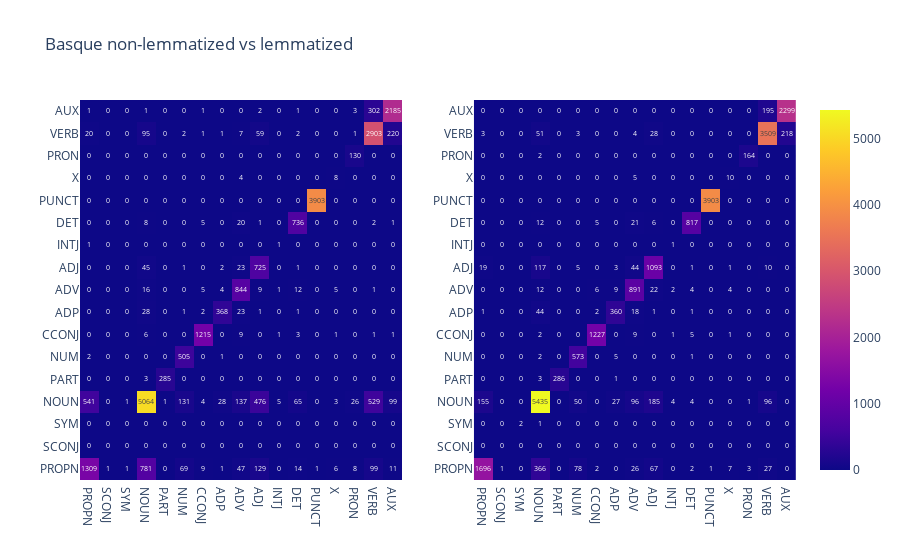
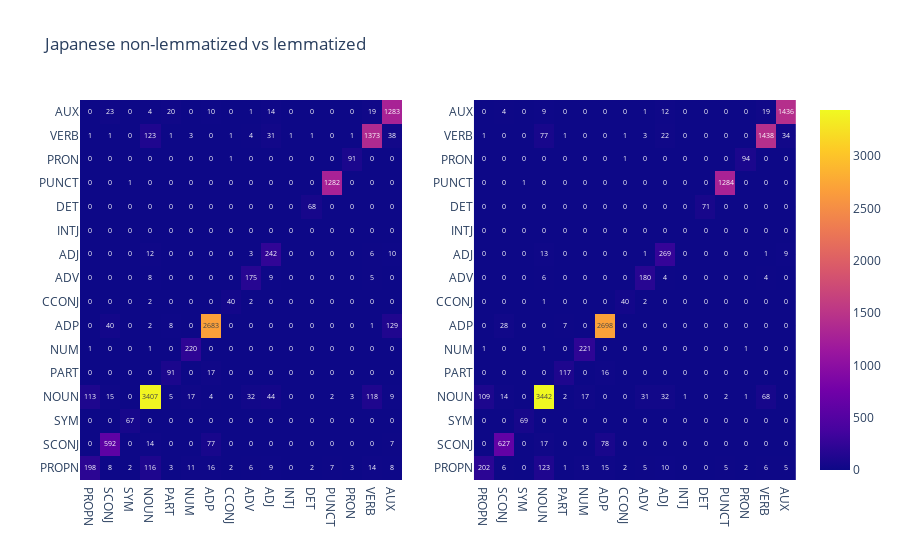
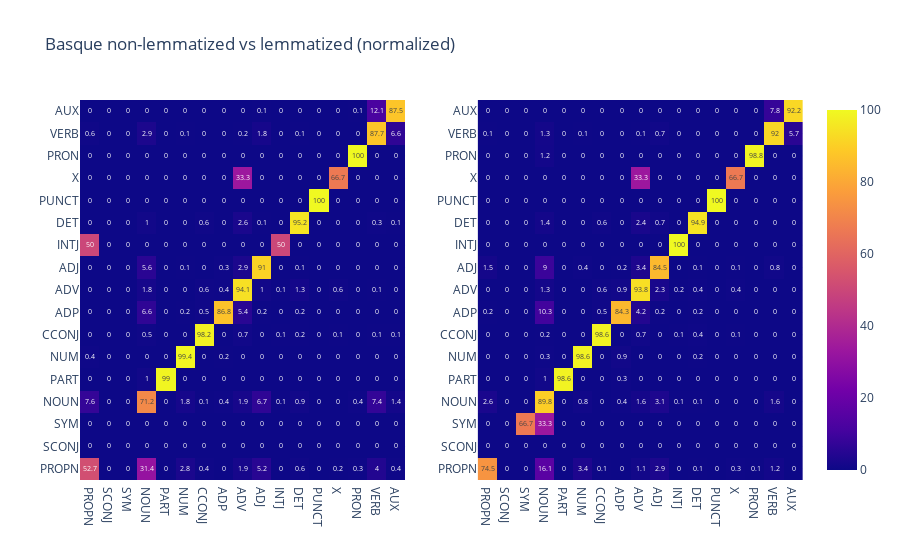
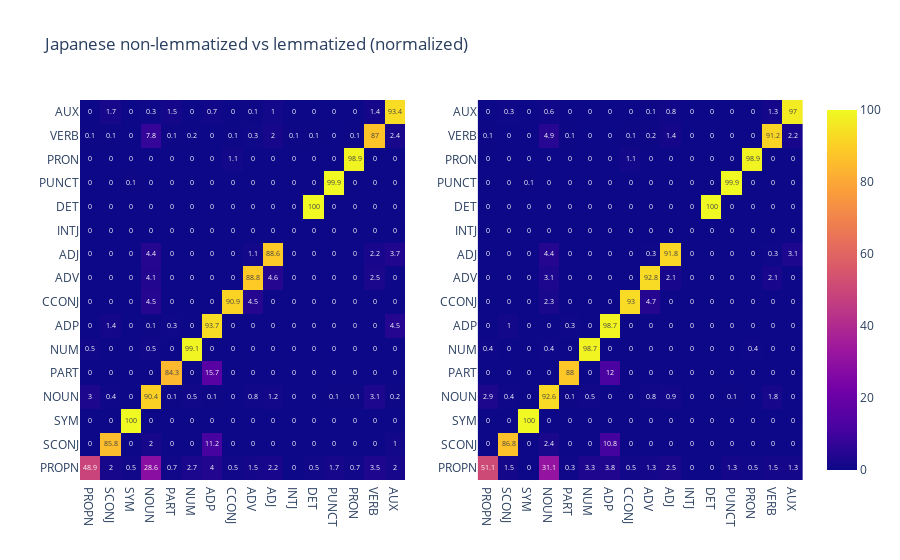

Source (notebook cell) for these figures, in order:
### Markdown cell above
#### Confusion matrix

### Code cell
def get_confusion_matrix_plots(dataset, predictions, dataset_name, lemmatized):
    _pos_tags = set([tag for sentence in dataset.test.data for _, tag in sentence])
    _confusion_matrix = pd.DataFrame(
        data=0,
        index=list(_pos_tags),
        columns=list(_pos_tags),
    )
    _gold_tags = [tag for sentence in dataset.test.data for _, tag in sentence]
    _pred_tags = [tag for sentence in predictions[0] for _, tag in sentence]
    for _gold, _pred in zip(_gold_tags, _pred_tags):
        _confusion_matrix[_gold][_pred] += 1
    # Normalize
    _confusion_matrix_norm = _confusion_matrix.div(_confusion_matrix.sum(axis=1), axis=0).fillna(0).mul(100).round(1)

    # Generate the confusion matrix plots
    confusion_matrix_heatmap = px.imshow(
        img=_confusion_matrix,
        text_auto=True,
        aspect="auto",
        labels={
            'x': "Predicted tag",
            'y': "Gold tag",
            'color': "Freq"
        },
        title=f"Confusion matrix for {dataset_name} {'lemmatized' if lemmatized else 'non-lemmatized'} dataset"
    )
    confusion_matrix_heatmap.update_xaxes(tickangle=45)

    confusion_matrix_heatmap_norm = px.imshow(
        img=_confusion_matrix_norm,
        text_auto=True,
        aspect="auto",
        labels={
            'x': "Predicted tag",
            'y': "Gold tag",
            'color': "Freq"
        },
        title=f"Confusion matrix for {dataset_name} {'lemmatized' if lemmatized else 'non-lemmatized'} dataset (normalized)"
    )
    confusion_matrix_heatmap_norm.update_xaxes(tickangle=45)

    return confusion_matrix_heatmap, confusion_matrix_heatmap_norm


# Generate the confusion matrix plots
# Basque
basque_confusion_matrix_heatmap, basque_confusion_matrix_norm = get_confusion_matrix_plots(basque_dataset, basque_predictions, 'Basque', False)
basque_lemmatized_confusion_matrix_heatmap, basque_lemmatized_confusion_matrix_norm = get_confusion_matrix_plots(basque_lemmatized_dataset, basque_lemmatized_predictions, 'Basque', True)
# Japanese
japanese_confusion_matrix_heatmap, japanese_confusion_matrix_norm = get_confusion_matrix_plots(japanese_dataset, japanese_predictions, 'Japanese', False)
japanese_lemmatized_confusion_matrix_heatmap, japanese_lemmatized_confusion_matrix_norm = get_confusion_matrix_plots(japanese_lemmatized_dataset, japanese_lemmatized_predictions, 'Japanese', True)

# Print confusion matrix in grid subplots
fig = make_subplots(1, 2, horizontal_spacing=0.1)
fig.add_trace(basque_confusion_matrix_heatmap.data[0], row=1, col=1)
fig.add_trace(basque_lemmatized_confusion_matrix_heatmap.data[0], row=1, col=2)
fig.update_layout(title_text="Basque non-lemmatized vs lemmatized")
fig.show()

fig = make_subplots(1, 2, horizontal_spacing=0.1)
fig.add_trace(japanese_confusion_matrix_heatmap.data[0], row=1, col=1)
fig.add_trace(japanese_lemmatized_confusion_matrix_heatmap.data[0], row=1, col=2)
fig.update_layout(title_text="Japanese non-lemmatized vs lemmatized")
fig.show()

# Print normalized confusion matrix in grid subplots
fig = make_subplots(1, 2, horizontal_spacing=0.1)
fig.add_trace(basque_confusion_matrix_norm.data[0], row=1, col=1)
fig.add_trace(basque_lemmatized_confusion_matrix_norm.data[0], row=1, col=2)
fig.update_layout(title_text="Basque non-lemmatized vs lemmatized (normalized)")
fig.show()

fig = make_subplots(1, 2, horizontal_spacing=0.1)
fig.add_trace(japanese_confusion_matrix_norm.data[0], row=1, col=1)
fig.add_trace(japanese_lemmatized_confusion_matrix_norm.data[0], row=1, col=2)
fig.update_layout(title_text="Japanese non-lemmatized vs lemmatized (normalized)")
fig.show()

### Figure 1 — Plotly figure (JSON) as saved in the notebook; plotly's stock layout.template omitted (floating-point values rounded to 4 significant figures; data arrays with more than 128 entries replaced by an {"elided": "..."} marker saying what was removed)
{"data": [{"coloraxis": "coloraxis", "hovertemplate": "Predicted tag: %{x}<br>Gold tag: %{y}<br>Freq: %{z}<extra></extra>", "name": "0", "texttemplate": "%{z}", "x": ["PROPN", "SCONJ", "SYM", "NOUN", "PART", "NUM", "CCONJ", "ADP", "ADV", "ADJ", "INTJ", "DET", "PUNCT", "X", "PRON", "VERB", "AUX"], "xaxis": "x", "y": ["PROPN", "SCONJ", "SYM", "NOUN", "PART", "NUM", "CCONJ", "ADP", "ADV", "ADJ", "INTJ", "DET", "PUNCT", "X", "PRON", "VERB", "AUX"], "yaxis": "y", "z": {"elided": "17x17 int values"}, "type": "heatmap"}, {"coloraxis": "coloraxis", "hovertemplate": "Predicted tag: %{x}<br>Gold tag: %{y}<br>Freq: %{z}<extra></extra>", "name": "0", "texttemplate": "%{z}", "x": ["PROPN", "SCONJ", "SYM", "NOUN", "PART", "NUM", "CCONJ", "ADP", "ADV", "ADJ", "INTJ", "DET", "PUNCT", "X", "PRON", "VERB", "AUX"], "xaxis": "x2", "y": ["PROPN", "SCONJ", "SYM", "NOUN", "PART", "NUM", "CCONJ", "ADP", "ADV", "ADJ", "INTJ", "DET", "PUNCT", "X", "PRON", "VERB", "AUX"], "yaxis": "y2", "z": {"elided": "17x17 int values"}, "type": "heatmap"}], "layout": {"xaxis": {"anchor": "y", "domain": [0.0, 0.45]}, "yaxis": {"anchor": "x", "domain": [0.0, 1.0]}, "xaxis2": {"anchor": "y2", "domain": [0.55, 1.0]}, "yaxis2": {"anchor": "x2", "domain": [0.0, 1.0]}, "title": {"text": "Basque non-lemmatized vs lemmatized"}}}

### Figure 2 — Plotly figure (JSON) as saved in the notebook; plotly's stock layout.template omitted (floating-point values rounded to 4 significant figures; data arrays with more than 128 entries replaced by an {"elided": "..."} marker saying what was removed)
{"data": [{"coloraxis": "coloraxis", "hovertemplate": "Predicted tag: %{x}<br>Gold tag: %{y}<br>Freq: %{z}<extra></extra>", "name": "0", "texttemplate": "%{z}", "x": ["PROPN", "SCONJ", "SYM", "NOUN", "PART", "NUM", "ADP", "CCONJ", "ADV", "ADJ", "INTJ", "DET", "PUNCT", "PRON", "VERB", "AUX"], "xaxis": "x", "y": ["PROPN", "SCONJ", "SYM", "NOUN", "PART", "NUM", "ADP", "CCONJ", "ADV", "ADJ", "INTJ", "DET", "PUNCT", "PRON", "VERB", "AUX"], "yaxis": "y", "z": {"elided": "16x16 int values"}, "type": "heatmap"}, {"coloraxis": "coloraxis", "hovertemplate": "Predicted tag: %{x}<br>Gold tag: %{y}<br>Freq: %{z}<extra></extra>", "name": "0", "texttemplate": "%{z}", "x": ["PROPN", "SCONJ", "SYM", "NOUN", "PART", "NUM", "ADP", "CCONJ", "ADV", "ADJ", "INTJ", "DET", "PUNCT", "PRON", "VERB", "AUX"], "xaxis": "x2", "y": ["PROPN", "SCONJ", "SYM", "NOUN", "PART", "NUM", "ADP", "CCONJ", "ADV", "ADJ", "INTJ", "DET", "PUNCT", "PRON", "VERB", "AUX"], "yaxis": "y2", "z": {"elided": "16x16 int values"}, "type": "heatmap"}], "layout": {"xaxis": {"anchor": "y", "domain": [0.0, 0.45]}, "yaxis": {"anchor": "x", "domain": [0.0, 1.0]}, "xaxis2": {"anchor": "y2", "domain": [0.55, 1.0]}, "yaxis2": {"anchor": "x2", "domain": [0.0, 1.0]}, "title": {"text": "Japanese non-lemmatized vs lemmatized"}}}

### Figure 3 — Plotly figure (JSON) as saved in the notebook; plotly's stock layout.template omitted (floating-point values rounded to 4 significant figures; data arrays with more than 128 entries replaced by an {"elided": "..."} marker saying what was removed)
{"data": [{"coloraxis": "coloraxis", "hovertemplate": "Predicted tag: %{x}<br>Gold tag: %{y}<br>Freq: %{z}<extra></extra>", "name": "0", "texttemplate": "%{z}", "x": ["PROPN", "SCONJ", "SYM", "NOUN", "PART", "NUM", "CCONJ", "ADP", "ADV", "ADJ", "INTJ", "DET", "PUNCT", "X", "PRON", "VERB", "AUX"], "xaxis": "x", "y": ["PROPN", "SCONJ", "SYM", "NOUN", "PART", "NUM", "CCONJ", "ADP", "ADV", "ADJ", "INTJ", "DET", "PUNCT", "X", "PRON", "VERB", "AUX"], "yaxis": "y", "z": {"elided": "17x17 float values"}, "type": "heatmap"}, {"coloraxis": "coloraxis", "hovertemplate": "Predicted tag: %{x}<br>Gold tag: %{y}<br>Freq: %{z}<extra></extra>", "name": "0", "texttemplate": "%{z}", "x": ["PROPN", "SCONJ", "SYM", "NOUN", "PART", "NUM", "CCONJ", "ADP", "ADV", "ADJ", "INTJ", "DET", "PUNCT", "X", "PRON", "VERB", "AUX"], "xaxis": "x2", "y": ["PROPN", "SCONJ", "SYM", "NOUN", "PART", "NUM", "CCONJ", "ADP", "ADV", "ADJ", "INTJ", "DET", "PUNCT", "X", "PRON", "VERB", "AUX"], "yaxis": "y2", "z": {"elided": "17x17 float values"}, "type": "heatmap"}], "layout": {"xaxis": {"anchor": "y", "domain": [0.0, 0.45]}, "yaxis": {"anchor": "x", "domain": [0.0, 1.0]}, "xaxis2": {"anchor": "y2", "domain": [0.55, 1.0]}, "yaxis2": {"anchor": "x2", "domain": [0.0, 1.0]}, "title": {"text": "Basque non-lemmatized vs lemmatized (normalized)"}}}

### Figure 4 — Plotly figure (JSON) as saved in the notebook; plotly's stock layout.template omitted (floating-point values rounded to 4 significant figures; data arrays with more than 128 entries replaced by an {"elided": "..."} marker saying what was removed)
{"data": [{"coloraxis": "coloraxis", "hovertemplate": "Predicted tag: %{x}<br>Gold tag: %{y}<br>Freq: %{z}<extra></extra>", "name": "0", "texttemplate": "%{z}", "x": ["PROPN", "SCONJ", "SYM", "NOUN", "PART", "NUM", "ADP", "CCONJ", "ADV", "ADJ", "INTJ", "DET", "PUNCT", "PRON", "VERB", "AUX"], "xaxis": "x", "y": ["PROPN", "SCONJ", "SYM", "NOUN", "PART", "NUM", "ADP", "CCONJ", "ADV", "ADJ", "INTJ", "DET", "PUNCT", "PRON", "VERB", "AUX"], "yaxis": "y", "z": {"elided": "16x16 float values"}, "type": "heatmap"}, {"coloraxis": "coloraxis", "hovertemplate": "Predicted tag: %{x}<br>Gold tag: %{y}<br>Freq: %{z}<extra></extra>", "name": "0", "texttemplate": "%{z}", "x": ["PROPN", "SCONJ", "SYM", "NOUN", "PART", "NUM", "ADP", "CCONJ", "ADV", "ADJ", "INTJ", "DET", "PUNCT", "PRON", "VERB", "AUX"], "xaxis": "x2", "y": ["PROPN", "SCONJ", "SYM", "NOUN", "PART", "NUM", "ADP", "CCONJ", "ADV", "ADJ", "INTJ", "DET", "PUNCT", "PRON", "VERB", "AUX"], "yaxis": "y2", "z": {"elided": "16x16 float values"}, "type": "heatmap"}], "layout": {"xaxis": {"anchor": "y", "domain": [0.0, 0.45]}, "yaxis": {"anchor": "x", "domain": [0.0, 1.0]}, "xaxis2": {"anchor": "y2", "domain": [0.55, 1.0]}, "yaxis2": {"anchor": "x2", "domain": [0.0, 1.0]}, "title": {"text": "Japanese non-lemmatized vs lemmatized (normalized)"}}}
